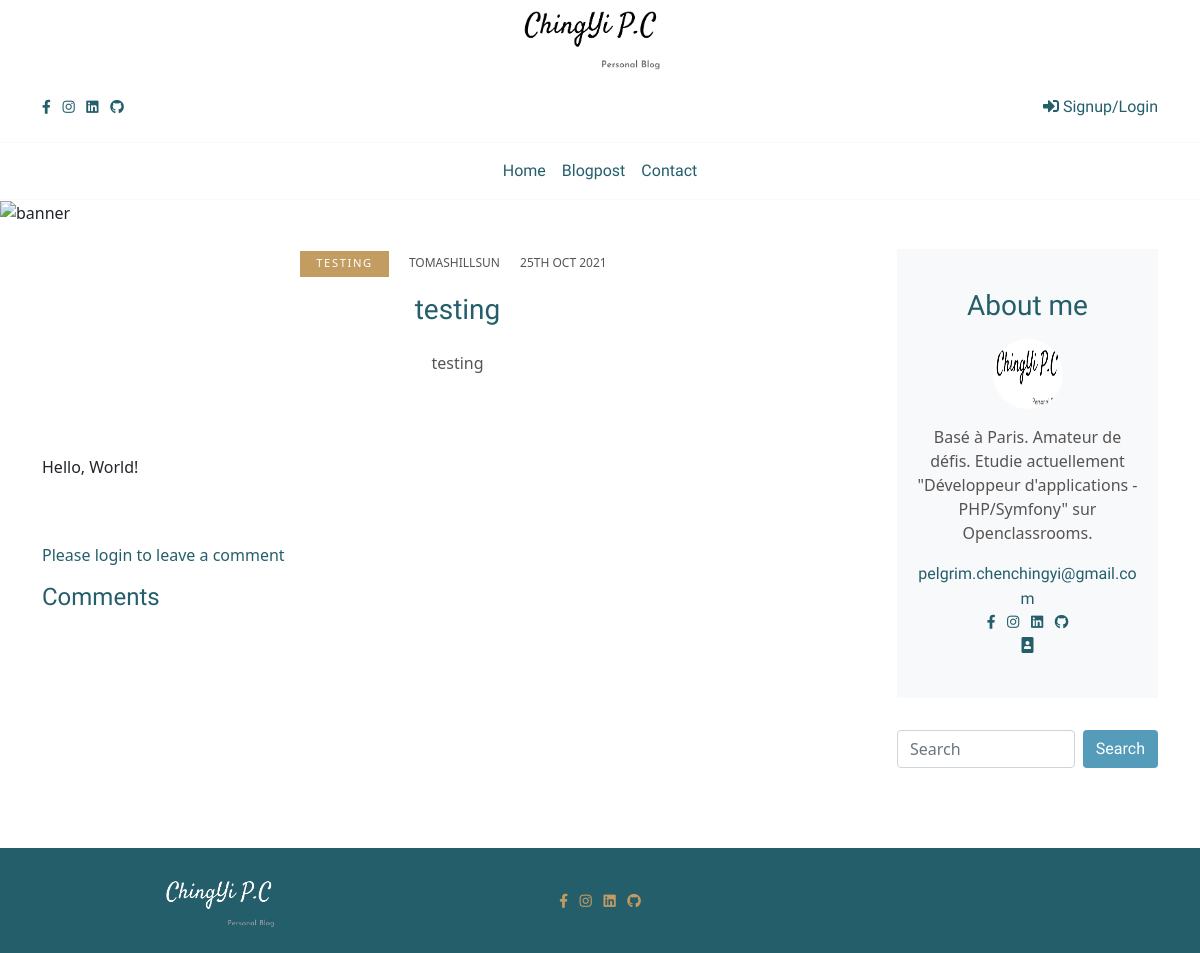
Page /project5PhpBlog/index.php?action=post&id=43 on the earlier database version.
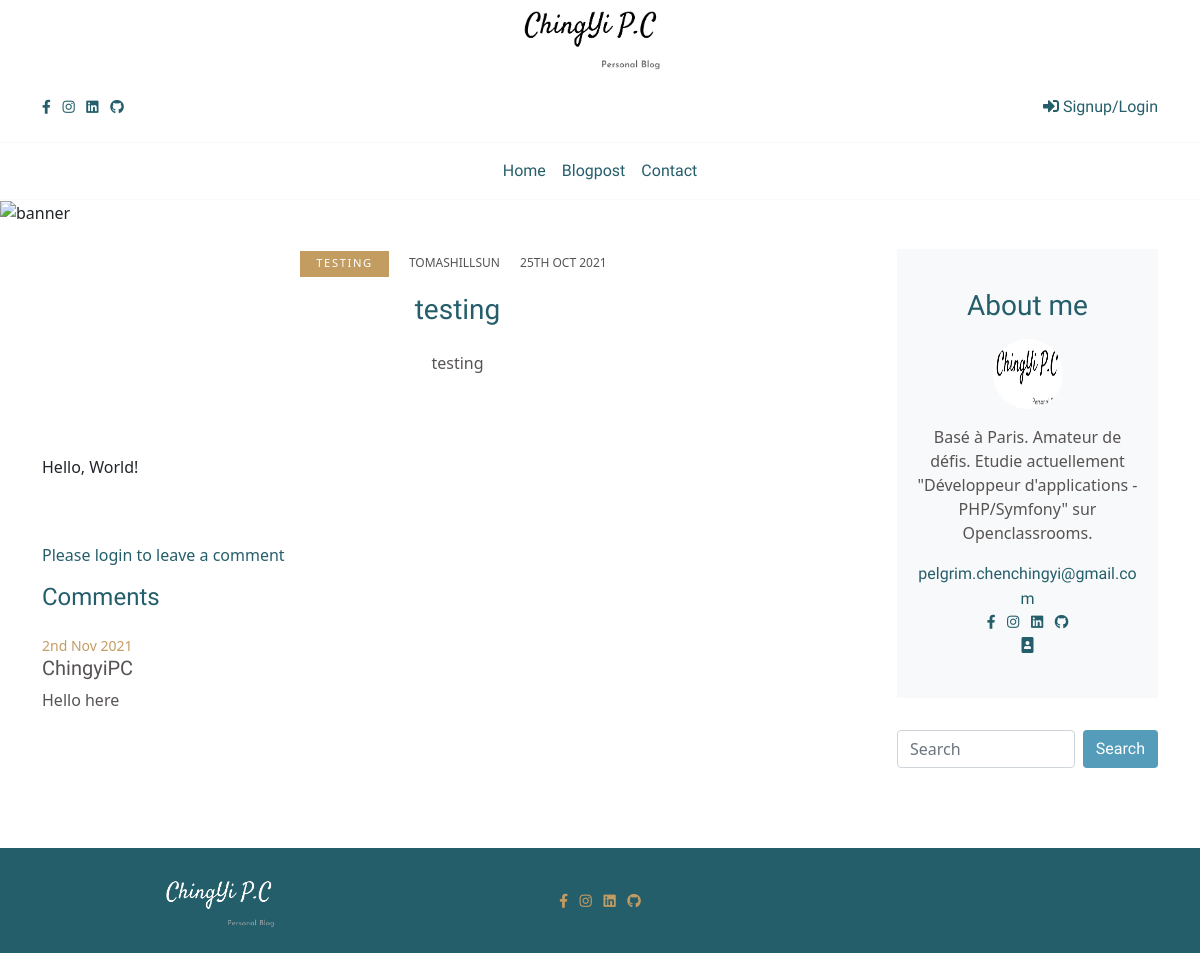
Same page on the later database version.
### tables this page shows
CREATE TABLE `comment` (
  `id` int(11) NOT NULL,
  `author` varchar(45) NOT NULL,
  `comment` varchar(250) NOT NULL,
  `valid` tinyint(1) DEFAULT NULL,
  `date_create` datetime NOT NULL,
  `post_id` int(11) NOT NULL,
  `user_id` int(11) NOT NULL
);

### project5PhpBlog/src/controllers/FrontendControllers.php (called while the page is built, shortened)
<?php
class FrontendControllers
{
    public function listAPost()
    {
        $postManager = new PostManager();
        $commentManager = new CommentManager();
        $post = $postManager->getPost($_GET['id']);
        $comments = $commentManager->getComments($_GET['id']);
        require('src/views/frontend/singlepost.php');
    }
}

### project5PhpBlog/src/models/postManager.php (called while the page is built, shortened)
<?php
class PostManager extends DatabaseManager
{
    function getPost($postId)
    {
        $db = $this->dbConnect();
        $statement = $db->prepare('SELECT post.id, image,title, category, chapo, USER.user_name, content,  DATE_FORMAT(post.date_create, "%D %b %Y") AS creation_date
    FROM `post` JOIN USER WHERE USER.id = `post`.`user_id` AND post.id=?');
        $statement->execute(array($postId));
        $values = $statement->fetch(PDO::FETCH_ASSOC);
        $post = new Posts($values);
        return $post;
    }
}

### project5PhpBlog/src/models/Posts.php (called while the page is built, shortened)
<?php
class Posts
{
    private $title;
    public function hydrate(array $values)
    {
        foreach ($values as $key => $value) {
            $pieces = explode('_', $key);
            foreach ($pieces as $piece) {
                if (count($pieces) == 1) {
                    $method = 'set' . ucfirst($pieces[0]);
                }
                if (count($pieces) == 2) {
                    $method = 'set' . ucfirst($pieces[0]) . ucfirst($pieces[1]);
                }
            }
        }
    }
    public function setId($id)
    {
        $id = (int) $id;
    }
    public function setTitle($title)
    {
        if (is_string($title)) {
            $this->title = $title;
        }
    }
    public function getTitle()
    {
        return $this->title;
    }
}

### project5PhpBlog/src/models/commentManager.php (called while the page is built, shortened)
<?php
class CommentManager extends DatabaseManager
{
    public function getComments($postId)
    {
        $comments = [];
        $db = $this->dbConnect();
        $statement = $db->PREPARE('SELECT`id`,`author`,`post_id`,`comment`,DATE_FORMAT(date_create, "%D %b %Y") AS comment_creation_date
    FROM COMMENT WHERE `post_id`=? AND `valid`=true ORDER BY comment_creation_date DESC');
        $statement->execute(array($postId));
        while ($values = $statement->fetch(PDO::FETCH_ASSOC)) {
            $comments[] = new Comments($values);
        }
        return $comments;
    }
}

### project5PhpBlog/src/models/Comments.php (called while the page is built, shortened)
<?php
class Comments
{
    private $author;
    private $comment;
    private $comment_creation_date;
    public function hydrate(array $values)
    {
        foreach ($values as $key => $value) {
            $pieces = explode('_', $key);
            foreach ($pieces as $piece) {
                if (count($pieces) == 1) {
                    $method = 'set' . ucfirst($pieces[0]);
                }
                if (count($pieces) == 2) {
                    $method = 'set' . ucfirst($pieces[0]) . ucfirst($pieces[1]);
                }
                if (count($pieces) == 3) {
                    $method = 'set' . ucfirst($pieces[0]) . ucfirst($pieces[1]) . ucfirst($pieces[2]);
                }
            }
        }
    }
    public function setId($id)
    {
        $id = (int) $id;
    }
    public function setAuthor($author)
    {
        if (is_string($author)) {
            $this->author = $author;
        }
    }
    public function getAuthor()
    {
        return $this->author;
    }
    public function setComment($comment)
    {
        if (is_string($comment)) {
            $this->comment = $comment;
        }
    }
    public function getComment()
    {
        return $this->comment;
    }
    public function setCommentCreationDate($comment_creation_date)
    {
        $this->comment_creation_date = $comment_creation_date;
    }
    public function getCommentCreateDate()
    {
        return $this->comment_creation_date;
    }
    public function setPostId($post_id)
    {
        $post_id = (int) $post_id;
    }
}

### project5PhpBlog/src/views/frontend/singlepost.php (the view, shortened to what the changed rows need)
<section class="pb-5">
    <div class="container pb-4">
        <div class="row">
            <div class="col-lg-9 mb-5 mb-lg-0 mx-auto">
                <div class="row mb-5">
                    <div class="col-lg-12 text-center">
                    </div>
                    <div class="col-lg-12 text-center">
                        <h2 class="h3 mb-4"> <a class="d-block blogtitle" href=""><?php echo $post->getTitle(); ?></a></h2>
                    </div>
                    <div class="col-lg-12 text-center"><a class="d-block post-trending mb-4" href=""><img class="img-fluid w-100" src="<?php echo $post->getImage(); ?>" alt="" /></a>
                    </div>
                    <div class="col-lg-12">
                    </div>
                </div>
                <?php if (!empty($_SESSION['username'])) : ?>
                    <?php if (isset($_SESSION['success_message']) && !empty($_SESSION['success_message'])) { ?>
                        <div class="success-message" style="margin-bottom: 15px;font-size: 20px;color: green;"><?php echo $_SESSION['success_message']; ?></div>
                    <?php
                        unset($_SESSION['success_message']);
                    }
                    ?>
                    <form method="post" action="index.php?action=leavecomment&amp;id=<?= $post->getId(); ?>">
                        <h3 class="cardtitle">Leave a comment</h3>
                        <div class="row mb-3">
                            <div class="col-lg-12 mb-3">
                                <input class="form-control" type="text" name="author" placeholder="Full Name e.g. Jason Doe" value="<?= $_SESSION['username'] ?>" required>
                            </div>
                            <div class="col-lg-12 mb-3">
                                <textarea class="form-control" name="comment" rows="5" placeholder="Leave your comment" value="<?= $comment ?>" required></textarea>
                            </div>
                            <div class="col-lg-12 mb-3">
                                <button class="btn button" type="submit">Submit your comment</button>
                            </div>
                        </div>
                    </form>
                <?php else : ?>
                    <p class="admin-title">Please login to leave a comment</p>
                <?php endif; ?>
                <h3 class="h4 mb-4 cardtitle">Comments</h3>
                <?php foreach ($comments as $comment) { ?>
                    <p class="small mb-0 date"><?= $comment->getCommentCreateDate()?></p>
                    <h5 class="name"><?= htmlspecialchars($comment->getAuthor())?></h5>
                    <p class="blogtext text-small mb-2"><?= htmlspecialchars($comment->getComment()) ?></p>
                <?php } ?>
            </div>
            <?php include_once 'src/views/frontend/_about.php'; ?>
        </div>
</section>
<?php require('src/views/frontend/_frontendLayout.php'); ?>

Differences in the rows shown:
added comment: CommentCreateDate "2nd Nov 2021", author "ChingyiPC", comment "Hello here"
